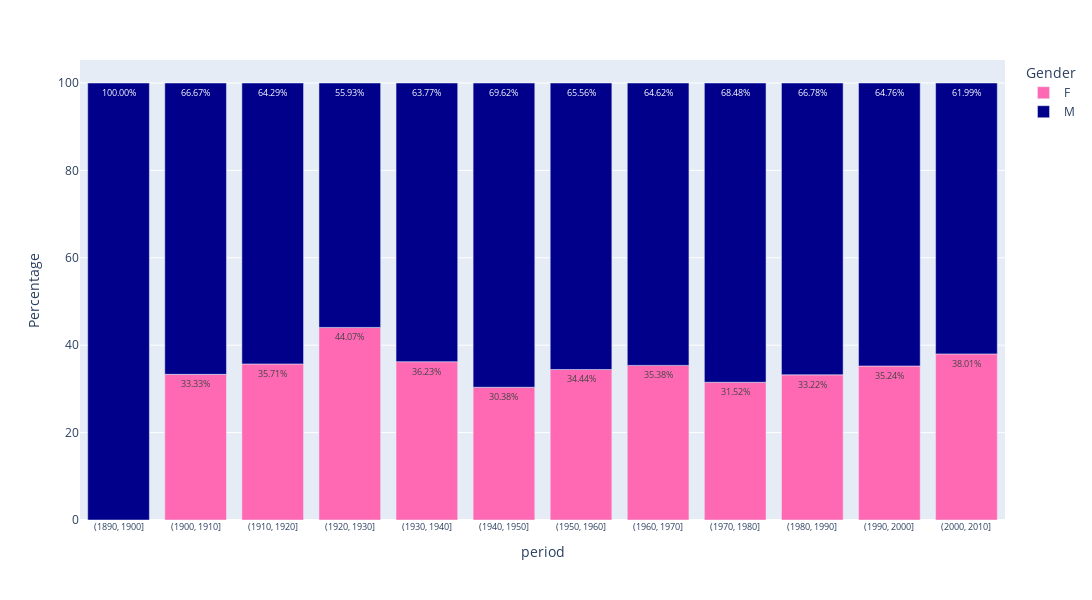

The notebook cell this image was saved under:
### Code cell
fig = px.bar(movie_summary_char_merged_protagonists_grouped, x='period', y='Percentage', color='Gender', color_discrete_sequence= ['hotpink','darkblue'],hover_data=['Count_of_movies'], category_orders={'Gender':['F','M']},text = [f'{val:.2f}%' for val in movie_summary_char_merged_protagonists_grouped['Percentage']])
fig.update_layout(height=600, width=1100)
fig.update_xaxes(tickfont=dict(size=9))
fig.update_xaxes(categoryorder='category ascending')
fig.update_traces(insidetextfont=dict(size=9))
fig.write_html("figures/Gender_protagonist_count_10years.html")
fig.show()

### Figure 1 — Plotly figure (JSON) as saved in the notebook; plotly's stock layout.template omitted (floating-point values rounded to 4 significant figures)
{"data": [{"alignmentgroup": "True", "customdata": [[2], [10], [52], [167], [178], [290], [311], [330], [596], [1085], [2237]], "hovertemplate": "Gender=F<br>period=%{x}<br>Percentage=%{y}<br>text=%{text}<br>Count_of_movies=%{customdata[0]}<extra></extra>", "insidetextfont": {"size": 9}, "legendgroup": "F", "marker": {"color": "hotpink", "pattern": {"shape": ""}}, "name": "F", "offsetgroup": "F", "orientation": "v", "showlegend": true, "text": ["33.33%", "35.71%", "44.07%", "36.23%", "30.38%", "34.44%", "35.38%", "31.52%", "33.22%", "35.24%", "38.01%"], "textposition": "auto", "type": "bar", "x": ["(1900, 1910]", "(1910, 1920]", "(1920, 1930]", "(1930, 1940]", "(1940, 1950]", "(1950, 1960]", "(1960, 1970]", "(1970, 1980]", "(1980, 1990]", "(1990, 2000]", "(2000, 2010]"], "xaxis": "x", "y": [33.33, 35.71, 44.07, 36.23, 30.38, 34.44, 35.38, 31.52, 33.22, 35.24, 38.01], "yaxis": "y"}, {"alignmentgroup": "True", "customdata": [[2], [4], [18], [66], [294], [408], [552], [568], [717], [1198], [1994], [3649]], "hovertemplate": "Gender=M<br>period=%{x}<br>Percentage=%{y}<br>text=%{text}<br>Count_of_movies=%{customdata[0]}<extra></extra>", "insidetextfont": {"size": 9}, "legendgroup": "M", "marker": {"color": "darkblue", "pattern": {"shape": ""}}, "name": "M", "offsetgroup": "M", "orientation": "v", "showlegend": true, "text": ["100.00%", "66.67%", "64.29%", "55.93%", "63.77%", "69.62%", "65.56%", "64.62%", "68.48%", "66.78%", "64.76%", "61.99%"], "textposition": "auto", "type": "bar", "x": ["(1890, 1900]", "(1900, 1910]", "(1910, 1920]", "(1920, 1930]", "(1930, 1940]", "(1940, 1950]", "(1950, 1960]", "(1960, 1970]", "(1970, 1980]", "(1980, 1990]", "(1990, 2000]", "(2000, 2010]"], "xaxis": "x", "y": [100, 66.67, 64.29, 55.93, 63.77, 69.62, 65.56, 64.62, 68.48, 66.78, 64.76, 61.99], "yaxis": "y"}], "layout": {"barmode": "relative", "height": 600, "legend": {"title": {"text": "Gender"}, "tracegroupgap": 0}, "margin": {"t": 60}, "width": 1100, "xaxis": {"anchor": "y", "autorange": true, "categoryorder": "category ascending", "domain": [0, 1], "range": [-0.5, 11.5], "tickfont": {"size": 9}, "title": {"text": "period"}, "type": "category"}, "yaxis": {"anchor": "x", "autorange": true, "domain": [0, 1], "range": [0, 105.3], "title": {"text": "Percentage"}, "type": "linear"}}}
